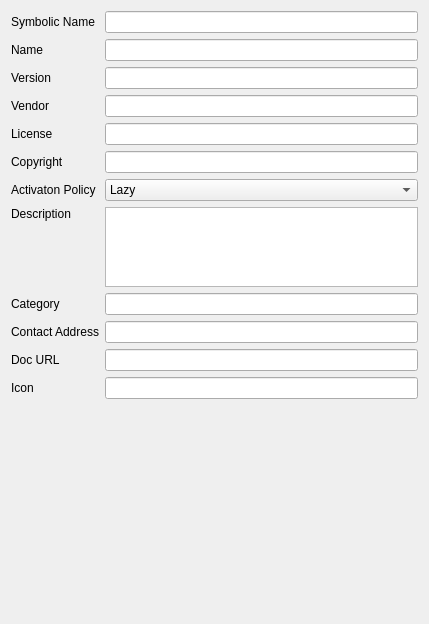
<?xml version="1.0" encoding="UTF-8"?>
<ui version="4.0">
 <class>Form</class>
 <widget class="QWidget" name="Form">
  <property name="geometry">
   <rect>
    <x>0</x>
    <y>0</y>
    <width>429</width>
    <height>624</height>
   </rect>
  </property>
  <property name="windowTitle">
   <string>Form</string>
  </property>
  <layout class="QGridLayout" name="gridLayout">
   <item row="0" column="2">
    <widget class="QLineEdit" name="lineEdit"/>
   </item>
   <item row="1" column="2">
    <widget class="QLineEdit" name="lineEdit_2"/>
   </item>
   <item row="2" column="2">
    <widget class="QLineEdit" name="lineEdit_3"/>
   </item>
   <item row="1" column="1">
    <widget class="QLabel" name="label_2">
     <property name="text">
      <string>Name</string>
     </property>
    </widget>
   </item>
   <item row="0" column="1">
    <widget class="QLabel" name="label">
     <property name="text">
      <string>Symbolic Name</string>
     </property>
    </widget>
   </item>
   <item row="2" column="1">
    <widget class="QLabel" name="label_3">
     <property name="text">
      <string>Version</string>
     </property>
    </widget>
   </item>
   <item row="3" column="2">
    <widget class="QLineEdit" name="lineEdit_4"/>
   </item>
   <item row="3" column="1">
    <widget class="QLabel" name="label_4">
     <property name="text">
      <string>Vendor</string>
     </property>
    </widget>
   </item>
   <item row="4" column="2">
    <widget class="QLineEdit" name="lineEdit_5"/>
   </item>
   <item row="4" column="1">
    <widget class="QLabel" name="label_6">
     <property name="text">
      <string>License</string>
     </property>
    </widget>
   </item>
   <item row="5" column="1">
    <widget class="QLabel" name="label_5">
     <property name="text">
      <string>Copyright</string>
     </property>
    </widget>
   </item>
   <item row="5" column="2">
    <widget class="QLineEdit" name="lineEdit_6"/>
   </item>
   <item row="12" column="2">
    <spacer name="verticalSpacer">
     <property name="orientation">
      <enum>Qt::Vertical</enum>
     </property>
     <property name="sizeHint" stdset="0">
      <size>
       <width>20</width>
       <height>40</height>
      </size>
     </property>
    </spacer>
   </item>
   <item row="6" column="1">
    <widget class="QLabel" name="label_7">
     <property name="text">
      <string>Activaton Policy</string>
     </property>
    </widget>
   </item>
   <item row="8" column="1">
    <widget class="QLabel" name="label_8">
     <property name="text">
      <string>Category</string>
     </property>
    </widget>
   </item>
   <item row="9" column="1">
    <widget class="QLabel" name="label_9">
     <property name="text">
      <string>Contact Address</string>
     </property>
    </widget>
   </item>
   <item row="7" column="1">
    <widget class="QLabel" name="label_10">
     <property name="text">
      <string>Description</string>
     </property>
     <property name="alignment">
      <set>Qt::AlignLeading|Qt::AlignLeft|Qt::AlignTop</set>
     </property>
    </widget>
   </item>
   <item row="10" column="1">
    <widget class="QLabel" name="label_11">
     <property name="text">
      <string>Doc URL</string>
     </property>
    </widget>
   </item>
   <item row="11" column="1">
    <widget class="QLabel" name="label_12">
     <property name="text">
      <string>Icon</string>
     </property>
    </widget>
   </item>
   <item row="7" column="2">
    <widget class="QPlainTextEdit" name="plainTextEdit">
     <property name="maximumSize">
      <size>
       <width>16777215</width>
       <height>80</height>
      </size>
     </property>
    </widget>
   </item>
   <item row="8" column="2">
    <widget class="QLineEdit" name="lineEdit_7"/>
   </item>
   <item row="9" column="2">
    <widget class="QLineEdit" name="lineEdit_8"/>
   </item>
   <item row="10" column="2">
    <widget class="QLineEdit" name="lineEdit_9"/>
   </item>
   <item row="11" column="2">
    <widget class="QLineEdit" name="lineEdit_10"/>
   </item>
   <item row="6" column="2">
    <widget class="QComboBox" name="comboBox">
     <item>
      <property name="text">
       <string>Lazy</string>
      </property>
     </item>
     <item>
      <property name="text">
       <string>Eager</string>
      </property>
     </item>
    </widget>
   </item>
  </layout>
 </widget>
 <resources/>
 <connections/>
 <buttongroups>
  <buttongroup name="buttonGroup"/>
 </buttongroups>
</ui>
